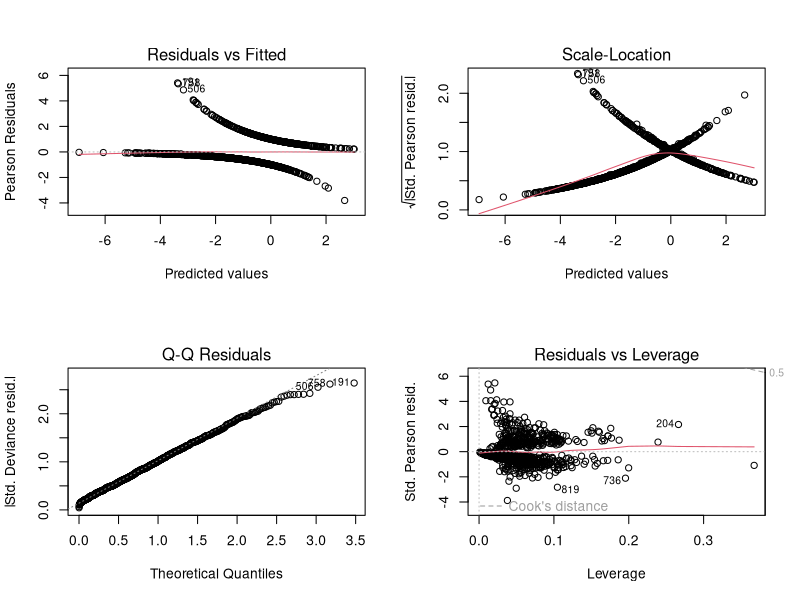
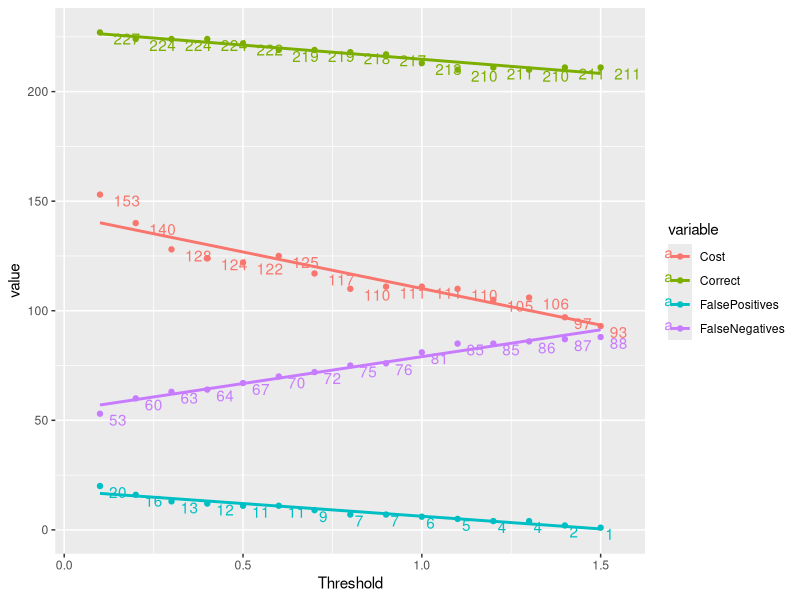

R code for these plots, in order:
#i do this at the start of every file
rm(list=ls())
set.seed(10)
library(pscl)
library(ggplot2)
library(reshape2)

#read in data
credit_data<-read.table("data/german_credit.txt")

#1's and 2's responses to 0's and 1's
credit_data$V21[credit_data$V21==1]<-0
credit_data$V21[credit_data$V21==2]<-1

#create logistic regression model
credit_model<-glm(V21~.,famil=binomial(link="logit"), data=credit_data)
summary(credit_model)
credit_model$coefficients

#psuedo-r2 value using the McFadden column
pR2(credit_model)

#plot model
layout(matrix(c(1,2,3,4),2,2))
plot(credit_model)

#split data into training and testing set
train_ind<-sample(nrow(credit_data), size = floor(nrow(credit_data) * 0.7)) 
train_data<-credit_data[train_ind,]
test_data<-credit_data[-train_ind,]

#create another logistic regression model using our training data
#we will also only use predictors with a pvalue < 0.1 from part 1
credit_model_2<- glm(V21~V1+V2+V3+V4+V5+V6+V8+V9+V10+V14+V20, family=binomial(link="logit"), train_data)
summary(credit_model_2)
pR2(credit_model_2)

#get predictions
preds<-predict(credit_model_2,test_data[,1:20])

#writing a function that returns a list of correct, false positives, and false negatives
calc_correct<-function(data_set,predicted,threshold){
  
  fp<-0
  fn<-0
  correct<-0
  
  for(i in 1:nrow(data_set)){
    curr<- -1
    if(predicted[i] >= threshold){
      curr<-1
    }
    else{
      curr<-0
    }
    
    if(data_set[i,21] == curr){
      correct<-correct+1
    }
      
    if(data_set[i,21] == 0 & data_set[i,21] != curr){
      fp<-fp+1
    }
    if(data_set[i,21] == 1 & data_set[i,21] != curr){
      fn<-fn+1
    }
    
  }
  
  return (list(correct,fp,fn))
}

#variables for threshold and the response
t<-c(0.1,0.2,0.3,0.4,0.5,0.6,0.7,0.8,0.9,1,1.1,1.2,1.3,1.4,1.5)
Cost<-rep(0,length(t))
Correct<-rep(0,length(t))
FalsePositives<-rep(0,length(t))
FalseNegatives<-rep(0,length(t))

#test for all values of threshold
for(i in 1:length(t)){
  results<-calc_correct(test_data,preds,t[i])
  Cost[i]<-5*results[[2]] + results[[3]]
  Correct[i]<-results[[1]]
  FalsePositives[i]<-results[[2]]
  FalseNegatives[i]<-results[[3]]
}

#create a dataframe and manipulate it to be plotted
df<-data.frame(t,Cost,Correct,FalsePositives,FalseNegatives)
df_long<-melt(df,id="t")

#plot
ggplot(data=df_long,aes(x=t,y=value,color=variable)) +
  geom_point()+
  geom_text(aes(label=value),hjust=-.5, vjust=1)+
  labs(x="Threshold")+
  stat_smooth(method="lm", se=FALSE)+
  xlim(.05,1.55)
